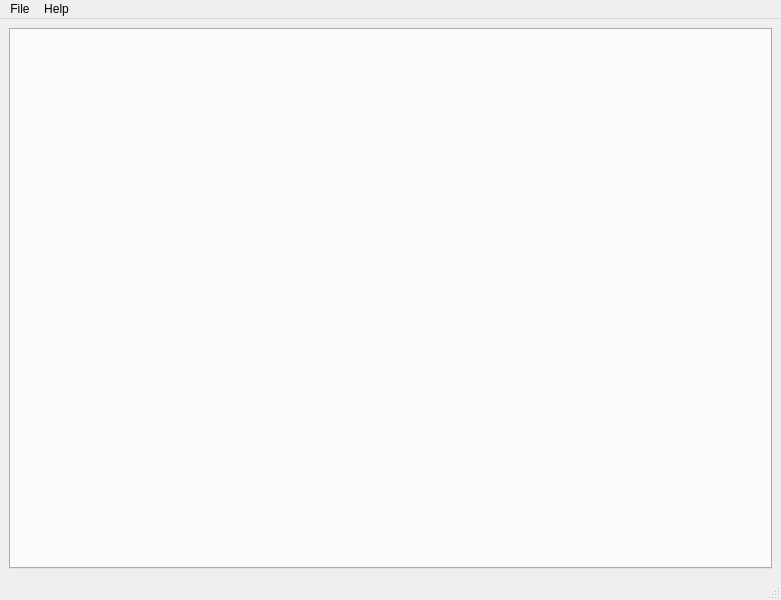
<?xml version="1.0" encoding="UTF-8"?>
<ui version="4.0">
 <class>MainWindow</class>
 <widget class="QMainWindow" name="MainWindow">
  <property name="geometry">
   <rect>
    <x>0</x>
    <y>0</y>
    <width>781</width>
    <height>600</height>
   </rect>
  </property>
  <property name="windowTitle">
   <string>RTE Generator GUI</string>
  </property>
  <widget class="QWidget" name="centralwidget">
   <layout class="QVBoxLayout" name="verticalLayout">
    <item>
     <widget class="QTabWidget" name="tabWidget">
      <property name="currentIndex">
       <number>-1</number>
      </property>
     </widget>
    </item>
   </layout>
  </widget>
  <widget class="QMenuBar" name="menubar">
   <property name="geometry">
    <rect>
     <x>0</x>
     <y>0</y>
     <width>781</width>
     <height>21</height>
    </rect>
   </property>
   <widget class="QMenu" name="menuFile">
    <property name="title">
     <string>File</string>
    </property>
    <addaction name="actionOpenFile"/>
    <addaction name="actionSaveFile"/>
    <addaction name="actionSaveAs"/>
    <addaction name="actionSaveGenerate"/>
   </widget>
   <widget class="QMenu" name="menuHelp">
    <property name="title">
     <string>Help</string>
    </property>
    <addaction name="actionHelp"/>
    <addaction name="actionAbout"/>
   </widget>
   <addaction name="menuFile"/>
   <addaction name="menuHelp"/>
  </widget>
  <widget class="QStatusBar" name="statusbar"/>
  <action name="actionOpenFile">
   <property name="text">
    <string>Open file</string>
   </property>
  </action>
  <action name="actionSaveFile">
   <property name="text">
    <string>Save file</string>
   </property>
  </action>
  <action name="actionSaveAs">
   <property name="text">
    <string>Save as...</string>
   </property>
  </action>
  <action name="actionSaveGenerate">
   <property name="text">
    <string>Save and generate</string>
   </property>
  </action>
  <action name="actionHelp">
   <property name="text">
    <string>Help</string>
   </property>
  </action>
  <action name="actionAbout">
   <property name="text">
    <string>About</string>
   </property>
  </action>
 </widget>
 <resources/>
 <connections/>
</ui>
